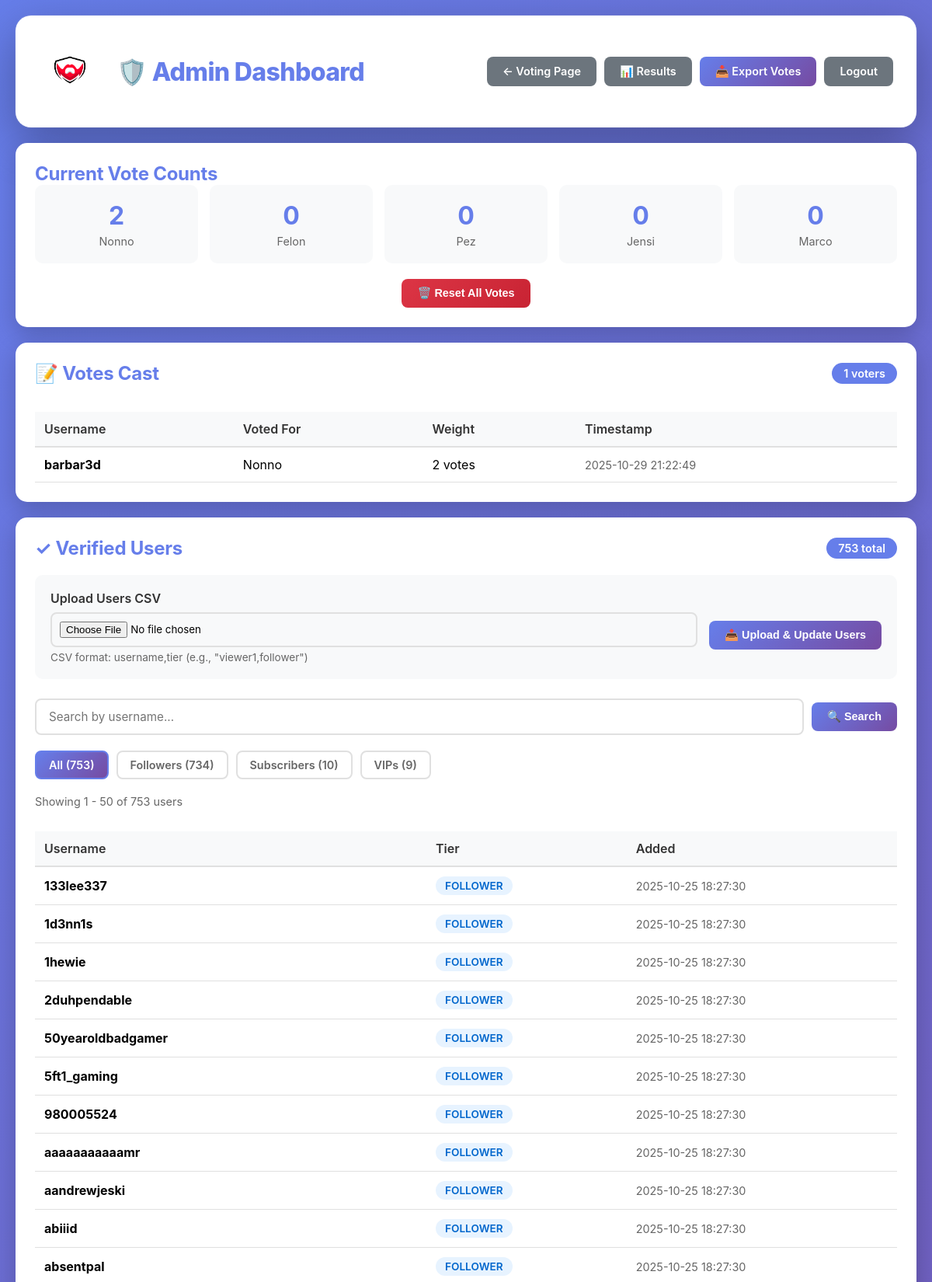
The page /admin (signed in, upper part) on the database its author committed.
### tables this page shows
CREATE TABLE votes (
            id INTEGER PRIMARY KEY AUTOINCREMENT,
            username TEXT NOT NULL COLLATE NOCASE,
            voted_for TEXT NOT NULL,
            vote_weight INTEGER NOT NULL,
            timestamp TIMESTAMP DEFAULT CURRENT_TIMESTAMP,
            UNIQUE(username COLLATE NOCASE)
        );

CREATE TABLE verified_users (
            id INTEGER PRIMARY KEY AUTOINCREMENT,
            username TEXT NOT NULL COLLATE NOCASE,
            tier TEXT NOT NULL,
            added_timestamp TIMESTAMP DEFAULT CURRENT_TIMESTAMP,
            UNIQUE(username COLLATE NOCASE)
        );

### app.py (the view, shortened to what this page needs)
@app.route('/admin', methods=['GET', 'POST'])
def admin():
    if not session.get('admin_authenticated'):
        return render_template('admin_login.html')
    page = request.args.get('page', 1, type=int)
    tier_filter = request.args.get('tier', 'all')
    search = request.args.get('search', '').strip()
    per_page = 50
    db = get_db()
    query = 'SELECT id, username, tier, added_timestamp FROM verified_users'
    params = []
    where_clauses = []
    if tier_filter != 'all':
        where_clauses.append('tier = ?')
        params.append(tier_filter)
    if search:
        where_clauses.append('username LIKE ?')
        params.append(f'%{search}%')
    if where_clauses:
        query += ' WHERE ' + ' AND '.join(where_clauses)
    count_query = query.replace('SELECT id, username, tier, added_timestamp', 'SELECT COUNT(*)')
    total_users = db.execute(count_query, params).fetchone()[0]
    total_pages = (total_users + per_page - 1) // per_page  # Ceiling division
    page = max(1, min(page, total_pages)) if total_pages > 0 else 1
    query += ' ORDER BY tier, username LIMIT ? OFFSET ?'
    params.extend([per_page, (page - 1) * per_page])
    verified_users = db.execute(query, params).fetchall()
    tier_counts = {}
    for tier in ['follower', 'sub', 'vip']:
        count = db.execute('SELECT COUNT(*) FROM verified_users WHERE tier = ?', (tier,)).fetchone()[0]
        tier_counts[tier] = count
    votes = db.execute(
        'SELECT id, username, voted_for, vote_weight, timestamp FROM votes ORDER BY timestamp DESC'
    ).fetchall()
    db.close()
    return render_template('admin.html',
                         verified_users=verified_users,
                         votes=votes,
                         vote_counts=get_vote_counts(),
                         page=page,
                         total_pages=total_pages,
                         total_users=total_users,
                         tier_filter=tier_filter,
                         tier_counts=tier_counts,
                         search=search)

### app.py (called while the page is built)
def get_db():
    db = sqlite3.connect(DATABASE)
    db.row_factory = sqlite3.Row
    return db

def get_vote_counts():
    db = get_db()
    results = {}
    for mod in MODS:
        count = db.execute(
            'SELECT COALESCE(SUM(vote_weight), 0) as total FROM votes WHERE voted_for = ?',
            (mod,)
        ).fetchone()
        results[mod] = count['total']
    db.close()
    return results

### templates/admin.html (shortened to what this page needs)
<!DOCTYPE html>
<html lang="en">
<head>
</head>
<body>
    <div class="container">
        <div class="header">
            <div class="header-left">
                <div class="logo">
                    <img src="{{ url_for('static', filename='images/logo.png') }}" alt="Logo">
                </div>
                <h1>🛡️ Admin Dashboard</h1>
            </div>
            <div class="header-actions">
                <a href="/" class="btn btn-secondary">← Voting Page</a>
                <a href="/results" class="btn btn-secondary">📊 Results</a>
                <a href="/admin/export" class="btn btn-primary">📥 Export Votes</a>
                <a href="/admin/logout" class="btn btn-secondary">Logout</a>
            </div>
        </div>
        <div class="section">
            <h2>Current Vote Counts</h2>
            <div class="stats-grid">
                {% for mod, count in vote_counts.items() %}
                <div class="stat-card">
                    <div class="stat-number">{{ count }}</div>
                    <div class="stat-label">{{ mod }}</div>
                </div>
                {% endfor %}
            </div>
            <form method="POST" action="/admin/reset" onsubmit="return confirmReset()" style="text-align: center;">
                <button type="submit" class="btn btn-danger">🗑️ Reset All Votes</button>
            </form>
        </div>
        <div class="section">
            <div class="section-header">
                <h2>📝 Votes Cast</h2>
                <span class="count-badge">{{ votes|length }} voters</span>
            </div>
            {% if votes %}
            <div style="overflow-x: auto;">
                <table>
                    <thead>
                        <tr>
                            <th>Username</th>
                            <th>Voted For</th>
                            <th>Weight</th>
                            <th>Timestamp</th>
                        </tr>
                    </thead>
                    <tbody>
                        {% for vote in votes %}
                        <tr>
                            <td><strong>{{ vote['username'] }}</strong></td>
                            <td>{{ vote['voted_for'] }}</td>
                            <td>{{ vote['vote_weight'] }} vote{{ 's' if vote['vote_weight'] > 1 else '' }}</td>
                            <td class="timestamp">{{ vote['timestamp'] }}</td>
                        </tr>
                        {% endfor %}
                    </tbody>
                </table>
            </div>
            {% else %}
            <div class="empty-state">
                <div class="empty-state-icon">📭</div>
                <p>No votes have been cast yet</p>
            </div>
            {% endif %}
        </div>
        <div class="section">
            <div class="section-header">
                <h2>✓ Verified Users</h2>
                <span class="count-badge">{{ total_users }} total</span>
            </div>
            <form method="POST" action="{{ url_for('admin_upload_users') }}" enctype="multipart/form-data" style="margin-bottom: 25px; padding: 20px; background: #f8f9fa; border-radius: 10px;">
                <div style="display: flex; gap: 15px; align-items: center; flex-wrap: wrap;">
                    <div style="flex: 1; min-width: 250px;">
                        <label for="file" style="display: block; margin-bottom: 8px; font-weight: 600; color: #333;">Upload Users CSV</label>
                        <input type="file" id="file" name="file" accept=".csv" required style="padding: 10px; border: 2px solid #e0e0e0; border-radius: 8px; width: 100%; font-family: 'Inter', sans-serif;">
                        <div style="font-size: 0.85em; color: #666; margin-top: 5px;">
                            CSV format: username,tier (e.g., "viewer1,follower")
                        </div>
                    </div>
                    <button type="submit" class="btn btn-primary" style="margin-top: 20px;">📤 Upload & Update Users</button>
                </div>
            </form>
            <form method="GET" action="{{ url_for('admin') }}" class="search-form">
                <div class="search-container">
                    <input type="text" name="search" value="{{ search }}" placeholder="Search by username..." class="search-input">
                    <button type="submit" class="btn btn-primary search-btn">🔍 Search</button>
                </div>
            </form>
            <div style="display: flex; gap: 10px; margin-bottom: 20px; flex-wrap: wrap;">
                <a href="{{ url_for('admin', tier='all', search=search) }}" class="filter-btn {{ 'active' if tier_filter == 'all' else '' }}">
                    All ({{ total_users }})
                </a>
                <a href="{{ url_for('admin', tier='follower', search=search) }}" class="filter-btn {{ 'active' if tier_filter == 'follower' else '' }}">
                    Followers ({{ tier_counts['follower'] }})
                </a>
                <a href="{{ url_for('admin', tier='sub', search=search) }}" class="filter-btn {{ 'active' if tier_filter == 'sub' else '' }}">
                    Subscribers ({{ tier_counts['sub'] }})
                </a>
                <a href="{{ url_for('admin', tier='vip', search=search) }}" class="filter-btn {{ 'active' if tier_filter == 'vip' else '' }}">
                    VIPs ({{ tier_counts['vip'] }})
                </a>
            </div>
            {% if verified_users %}
            <div style="color: #666; font-size: 0.9em; margin-bottom: 15px;">
                Showing {{ ((page - 1) * 50) + 1 }} - {% if page * 50 < total_users %}{{ page * 50 }}{% else %}{{ total_users }}{% endif %} of {{ total_users }} users
            </div>
            <div style="overflow-x: auto;">
                <table>
                    <thead>
                        <tr>
                            <th>Username</th>
                            <th>Tier</th>
                            <th>Added</th>
                        </tr>
                    </thead>
                    <tbody>
                        {% for user in verified_users %}
                        <tr>
                            <td><strong>{{ user['username'] }}</strong></td>
                            <td>
                                <span class="tier-badge tier-{{ user['tier'] }}">
                                    {{ user['tier']|upper }}
                                </span>
                            </td>
                            <td class="timestamp">{{ user['added_timestamp'] }}</td>
                        </tr>
                        {% endfor %}
                    </tbody>
                </table>
            </div>
            {% endif %}
        </div>
    </div>
</body>
</html>

### templates/admin.html (style rules this page uses)
* { margin: 0; padding: 0; box-sizing: border-box; }
body { font-family: 'Inter', -apple-system, BlinkMacSystemFont, 'Segoe UI', sans-serif; background: linear-gradient(135deg, #667eea 0%, #764ba2 50%, #667eea 100%); background-size: 200% 200%; animation: gradientShift 15s ease infinite; min-height: 100vh; padding: 20px; }
.container { max-width: 1200px; margin: 0 auto; }
.header { background: white; border-radius: 20px; box-shadow: 0 20px 60px rgba(0, 0, 0, 0.3), 0 0 0 1px rgba(255, 255, 255, 0.1); padding: 30px; margin-bottom: 20px; display: flex; justify-content: space-between; align-items: center; flex-wrap: wrap; gap: 15px; animation: fadeIn 0.6s ease-out; }
.header-left { display: flex; align-items: center; gap: 20px; }
.logo img { max-width: 80px; height: auto; border-radius: 8px; }
h1 { color: #667eea; font-size: 2em; font-weight: 800; letter-spacing: -0.02em; }
.header-actions { display: flex; gap: 10px; flex-wrap: wrap; }
.btn { padding: 10px 20px; border: none; border-radius: 8px; font-size: 0.9em; font-weight: 600; cursor: pointer; transition: all 0.3s cubic-bezier(0.4, 0, 0.2, 1); text-decoration: none; display: inline-block; position: relative; overflow: hidden; }
.btn::before { content: ''; position: absolute; top: 50%; left: 50%; width: 0; height: 0; border-radius: 50%; background: rgba(255, 255, 255, 0.3); transform: translate(-50%, -50%); transition: width 0.6s, height 0.6s; }
.btn-primary { background: linear-gradient(135deg, #667eea 0%, #764ba2 100%); color: white; }
.btn-danger { background: linear-gradient(135deg, #dc3545 0%, #c82333 100%); color: white; }
.btn-secondary { background: #6c757d; color: white; }
.section { background: white; border-radius: 15px; box-shadow: 0 10px 30px rgba(0, 0, 0, 0.2); padding: 25px; margin-bottom: 20px; animation: fadeIn 0.6s ease-out backwards; }
.section:nth-child(2) { animation-delay: 0.1s; }
.section:nth-child(3) { animation-delay: 0.2s; }
.section:nth-child(4) { animation-delay: 0.3s; }
.section-header { display: flex; justify-content: space-between; align-items: center; margin-bottom: 20px; flex-wrap: wrap; gap: 10px; }
h2 { color: #667eea; font-size: 1.5em; font-weight: 700; letter-spacing: -0.01em; }
.count-badge { background: #667eea; color: white; padding: 5px 15px; border-radius: 20px; font-size: 0.9em; font-weight: 600; }
.stats-grid { display: grid; grid-template-columns: repeat(auto-fit, minmax(150px, 1fr)); gap: 15px; margin-bottom: 20px; }
.stat-card { background: #f8f9fa; padding: 20px; border-radius: 10px; text-align: center; }
.stat-number { font-size: 2em; font-weight: bold; color: #667eea; }
.stat-label { color: #666; font-size: 0.9em; margin-top: 5px; }
table { width: 100%; border-collapse: collapse; margin-top: 15px; }
th { background: #f8f9fa; padding: 12px; text-align: left; font-weight: 600; color: #333; border-bottom: 2px solid #e0e0e0; }
td { padding: 12px; border-bottom: 1px solid #e0e0e0; }
tbody tr { transition: all 0.2s ease; }
.tier-badge { display: inline-block; padding: 4px 12px; border-radius: 12px; font-size: 0.85em; font-weight: 600; }
.tier-follower { background: #e7f3ff; color: #0066cc; }
.timestamp { color: #666; font-size: 0.9em; }
.filter-btn { padding: 8px 16px; border: 2px solid #e0e0e0; border-radius: 8px; background: white; color: #666; text-decoration: none; font-size: 0.9em; font-weight: 600; transition: all 0.3s ease; display: inline-block; }
.filter-btn.active { background: linear-gradient(135deg, #667eea 0%, #764ba2 100%); color: white; border-color: #667eea; }
.search-form { margin-bottom: 20px; }
.search-container { display: flex; gap: 10px; align-items: center; flex-wrap: wrap; }
.search-input { flex: 1; min-width: 250px; padding: 12px 16px; border: 2px solid #e0e0e0; border-radius: 8px; font-size: 0.95em; font-family: 'Inter', sans-serif; transition: all 0.3s ease; }
.search-btn { white-space: nowrap; }

### rows shown on the page
votes: vote_weight "2", voted_for "Nonno", username "barbar3d", vote_weight "s", timestamp "2025-10-29 21:22:49"
verified_users: username "133lee337", tier "FOLLOWER", added_timestamp "2025-10-25 18:27:30"
verified_users: username "1d3nn1s", tier "FOLLOWER", added_timestamp "2025-10-25 18:27:30"
verified_users: username "1hewie", tier "FOLLOWER", added_timestamp "2025-10-25 18:27:30"
verified_users: username "2duhpendable", tier "FOLLOWER", added_timestamp "2025-10-25 18:27:30"
verified_users: username "50yearoldbadgamer", tier "FOLLOWER", added_timestamp "2025-10-25 18:27:30"
verified_users: username "5ft1_gaming", tier "FOLLOWER", added_timestamp "2025-10-25 18:27:30"
verified_users: username "980005524", tier "FOLLOWER", added_timestamp "2025-10-25 18:27:30"
verified_users: username "aaaaaaaaaaamr", tier "FOLLOWER", added_timestamp "2025-10-25 18:27:30"
verified_users: username "aandrewjeski", tier "FOLLOWER", added_timestamp "2025-10-25 18:27:30"
verified_users: username "abiiid", tier "FOLLOWER", added_timestamp "2025-10-25 18:27:30"
verified_users: username "absentpal", tier "FOLLOWER", added_timestamp "2025-10-25 18:27:30"

### other values the page prints
{{ count }} "0" "0" "0" "0"
{{ mod }} "Felon" "Pez" "Jensi" "Marco"
{{ votes|length }} "1"
{{ total_users }} "753"
{{ tier_counts['follower'] }} "734"
{{ tier_counts['sub'] }} "10"
{{ tier_counts['vip'] }} "9"
{{ ((page - 1) * 50) + 1 }} "1"
{{ page * 50 }} "50"
